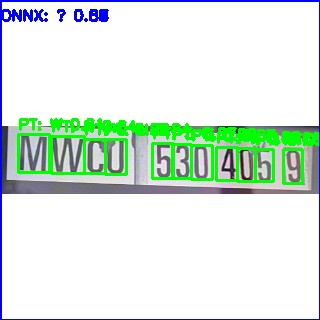
#> input picture comparison.jpg, 320 x 320 px
$ python -i hybrid_character_detector.py   (imports and definitions only)
#> lines starting #> are read from the running program, lines starting #| are printed output that depends on the picture; after the words box and inside, x2 and y2 are one past the last pixel; in counts of white or black regions, pixels touching at a corner belong together
#> further down, picture is the input picture: shape (320, 320, 3); mean B, G, R 224.2, 233.2, 218.3
"""
Hybrid Character Detection for Container Codes

This script uses multiple detection strategies to find character-looking areas:
1. YOLO model detection
2. OpenCV contour detection
3. Template matching (if needed)
4. Fallback grid estimation

The goal is to identify roughly 11 character regions for manual correction.
"""

import argparse
import logging
import os
from pathlib import Path
from typing import List, Tuple, Optional
import json

import cv2
import numpy as np
from ultralytics import YOLO

# Import config
try:
    from config_template import INPUT_DIR, OUTPUT_DIR
    MODEL_PATH = "data/OCR/models/best-OCR-18-06-25.pt"
except ImportError:
    MODEL_PATH = "data/OCR/models/best-OCR-18-06-25.pt"
    INPUT_DIR = "data/OCR/cutouts"
    OUTPUT_DIR = "data/OCR/labels"

# ---------------------------------------------------------------------------
# Configuration
# ---------------------------------------------------------------------------

NUM_CHARS = 11
CONF_THRESHOLD = 0.05  # Very low for YOLO
MIN_CONTOUR_AREA = 50
MAX_CONTOUR_AREA = 2000

# ---------------------------------------------------------------------------
# Logging
# ---------------------------------------------------------------------------

# [9 lines not run here, left out]
logger = logging.getLogger(__name__)

# ---------------------------------------------------------------------------
# Detection Strategies
# ---------------------------------------------------------------------------

# [13 lines left out: function yolo_detection, not called in this run]


def contour_detection(image: np.ndarray) -> List[Tuple[int, int, int, int]]:
    """Strategy 2: Use OpenCV contours to find character-like regions"""
    try:
        # Convert to grayscale
        gray = cv2.cvtColor(image, cv2.COLOR_BGR2GRAY)
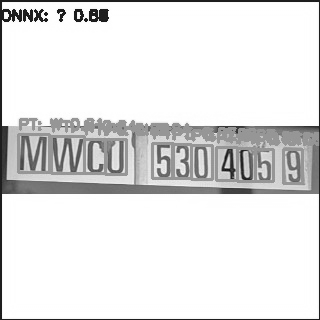
#> gray: shape (320, 320); min 18, max 255, mean 227.7

        # Apply threshold to get binary image
        # Try multiple threshold methods
        methods = [
            lambda g: cv2.threshold(g, 0, 255, cv2.THRESH_BINARY + cv2.THRESH_OTSU)[1],
            lambda g: cv2.adaptiveThreshold(g, 255, cv2.ADAPTIVE_THRESH_GAUSSIAN_C, cv2.THRESH_BINARY, 11, 2),
            lambda g: cv2.threshold(g, 127, 255, cv2.THRESH_BINARY)[1]
        ]

        all_boxes = []

        for method in methods:
            try:
                binary = method(gray)

                # Find contours
                contours, _ = cv2.findContours(binary, cv2.RETR_EXTERNAL, cv2.CHAIN_APPROX_SIMPLE)

                boxes = []
                for contour in contours:
                    area = cv2.contourArea(contour)
                    if MIN_CONTOUR_AREA <= area <= MAX_CONTOUR_AREA:
                        x, y, w, h = cv2.boundingRect(contour)

                        # Filter by aspect ratio (characters are usually taller than wide)
                        aspect_ratio = h / w if w > 0 else 0
                        if 0.5 <= aspect_ratio <= 4.0:  # Allow some variation
                            boxes.append((x, y, x + w, y + h))

                all_boxes.extend(boxes)
            except Exception as e:
                logger.debug(f"Threshold method failed: {e}")
                continue
#> this loop made 3 passes
#> pass 1, in contour_detection, `binary = method(gray)`:
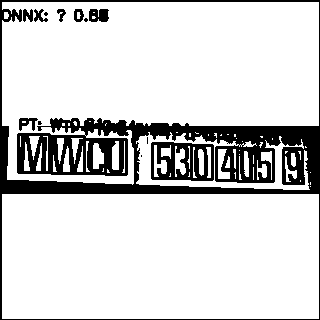
#> binary: shape (320, 320); 83.3% white; 13 black regions (5 under 20 px), largest, box (x1, y1, x2, y2) and area: (0, 0, 320, 320) 14879, (151, 142, 214, 181) 1533, (89, 9, 109, 22) 217
#> pass 2, in contour_detection, `binary = method(gray)`:
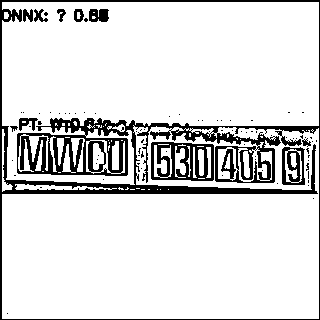
#> binary: shape (320, 320); 86.3% white; 85 black regions (74 under 20 px), largest, box (x1, y1, x2, y2) and area: (0, 0, 320, 320) 11114, (151, 142, 214, 181) 1390, (282, 147, 305, 185) 535
#> pass 3, in contour_detection, `binary = method(gray)`:
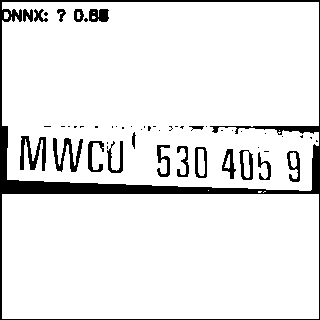
#> binary: shape (320, 320); 91.1% white; 52 black regions (33 under 20 px), largest, box (x1, y1, x2, y2) and area: (0, 0, 320, 320) 5750, (20, 136, 46, 171) 451, (53, 138, 83, 172) 428
#> after the loop, all_boxes = [(257, 160, 267, 180), (285, 156, 297, 182), (261, 151, 272, 180), (218, 149, 230, 179)]

        # Remove duplicates (boxes that are very close)
        unique_boxes = []
        for box in all_boxes:
            is_duplicate = False
            for existing in unique_boxes:
                if boxes_overlap(box, existing, threshold=0.5):
                    is_duplicate = True
                    break
            if not is_duplicate:
                unique_boxes.append(box)
#> this loop made 4 passes
#> after the loop, unique_boxes = [(257, 160, 267, 180), (285, 156, 297, 182), (218, 149, 230, 179)]

        return unique_boxes

    except Exception as e:
        logger.warning(f"Contour detection failed: {e}")
        return []


# [26 lines left out: function grid_estimation, not called in this run]


def boxes_overlap(box1: Tuple[int, int, int, int], box2: Tuple[int, int, int, int], threshold: float = 0.3) -> bool:
    """Check if two boxes overlap significantly"""
    x1_1, y1_1, x2_1, y2_1 = box1
    x1_2, y1_2, x2_2, y2_2 = box2

    # Calculate intersection
    x1_int = max(x1_1, x1_2)
    y1_int = max(y1_1, y1_2)
    x2_int = min(x2_1, x2_2)
    y2_int = min(y2_1, y2_2)

    if x2_int <= x1_int or y2_int <= y1_int:
        return False

    intersection = (x2_int - x1_int) * (y2_int - y1_int)
    area1 = (x2_1 - x1_1) * (y2_1 - y1_1)
    area2 = (x2_2 - x1_2) * (y2_2 - y1_2)

    # Check if intersection is significant relative to smaller box
    min_area = min(area1, area2)
    if min_area == 0:
        return False

    overlap_ratio = intersection / min_area
    return overlap_ratio > threshold


# [237 lines left out: functions merge_overlapping_boxes, filter_by_vertical_alignment, sort_boxes_spatially, xyxy_to_yolo, process_image_hybrid, main, not called in this run]


# [2 lines not run here, left out]

>>> import cv2
>>> picture = cv2.imread('../../../../comparison.jpg')
>>> result = contour_detection(picture)
#> result has the same summary as unique_boxes in contour_detection
